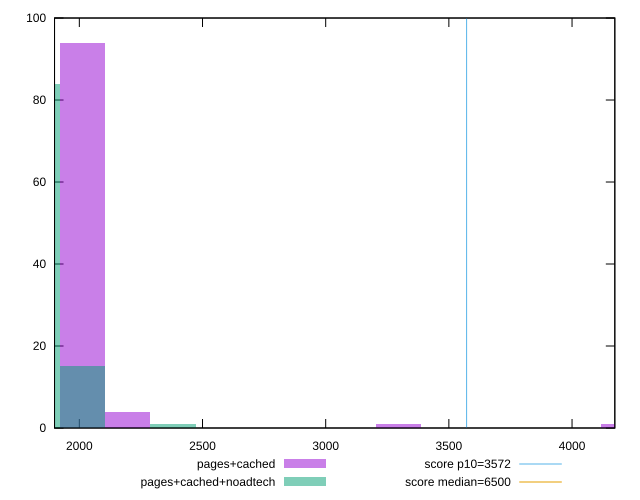

The script that saved this image:
reset

$pagesCached <<EOF
3295.3951372459064 1
2196.930091497271 4
2013.8525838724984 94
4210.782675369769 1
EOF

$pagesCachedNoadtech <<EOF
2380.0075991220438 1
2013.8525838724984 15
1830.7750762477258 84
EOF

set key outside below
set boxwidth 183.07750762477258
set xrange [1899.3210000000001:4173.657]
set yrange [0:100]
set trange [0:100]
set style fill transparent solid 0.5 noborder

set parametric
set terminal svg size 640, 500 enhanced background rgb 'white'
set output "report_00023_2021-02-20T12:14:57.249Z/first-cpu-idle/comparison/histogram/1_vs_2.svg"

plot $pagesCached title "pages+cached" with boxes, \
     $pagesCachedNoadtech title "pages+cached+noadtech" with boxes, \
     3572,t title "score p10=3572", \
     6500,t title "score median=6500"

reset
